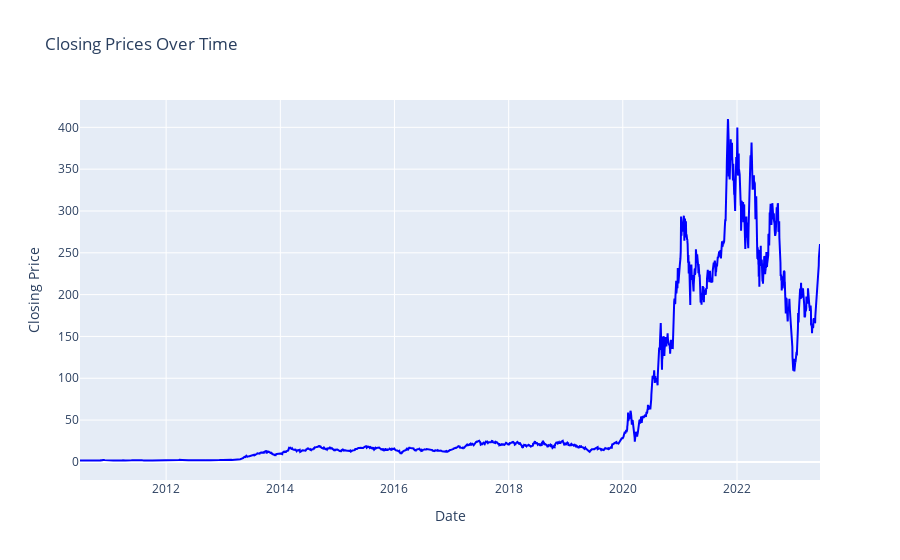

The notebook cell this image was saved under:
### Code cell
# Creating a trace with red line color
trace = go.Scatter(
    x=data['Date'],  # X-axis values representing dates
    y=data['Close'],  # Y-axis values representing closing prices
    mode='lines',  # Specify the mode as 'lines' for a line plot
    line=dict(color='blue')  # Set the line color to red
)

# Creating the layout for the plot
layout = go.Layout(
    title='Closing Prices Over Time',
    xaxis=dict(title='Date'),
    yaxis=dict(title='Closing Price')
)

# Combining the trace and layout into a Figure object
figure = go.Figure(data=[trace], layout=layout)

# Displing the plot
figure.show()

### Figure 1 — Plotly figure (JSON) as saved in the notebook; plotly's stock layout.template omitted (floating-point values rounded to 4 significant figures; data arrays with more than 128 entries replaced by an {"elided": "..."} marker saying what was removed)
{"data": [{"line": {"color": "blue"}, "mode": "lines", "type": "scatter", "x": {"elided": "3265 str values"}, "y": {"elided": "3265 float values"}}], "layout": {"title": {"text": "Closing Prices Over Time"}, "xaxis": {"title": {"text": "Date"}}, "yaxis": {"title": {"text": "Closing Price"}}}}
